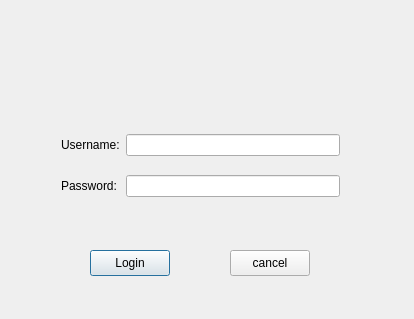
<?xml version="1.0" encoding="UTF-8"?>
<ui version="4.0">
 <class>StockDialog</class>
 <widget class="QDialog" name="StockDialog">
  <property name="geometry">
   <rect>
    <x>0</x>
    <y>0</y>
    <width>414</width>
    <height>319</height>
   </rect>
  </property>
  <property name="windowTitle">
   <string>StockDialog</string>
  </property>
  <widget class="QPushButton" name="Login_btn">
   <property name="geometry">
    <rect>
     <x>90</x>
     <y>250</y>
     <width>80</width>
     <height>26</height>
    </rect>
   </property>
   <property name="text">
    <string>Login</string>
   </property>
  </widget>
  <widget class="QPushButton" name="Cancel_btn">
   <property name="geometry">
    <rect>
     <x>230</x>
     <y>250</y>
     <width>80</width>
     <height>26</height>
    </rect>
   </property>
   <property name="text">
    <string>cancel</string>
   </property>
  </widget>
  <widget class="QWidget" name="">
   <property name="geometry">
    <rect>
     <x>50</x>
     <y>110</y>
     <width>301</width>
     <height>111</height>
    </rect>
   </property>
   <layout class="QGridLayout" name="gridLayout">
    <item row="0" column="0">
     <widget class="QLabel" name="user_label">
      <property name="text">
       <string>Username:</string>
      </property>
     </widget>
    </item>
    <item row="0" column="1">
     <widget class="QLineEdit" name="user_Edit"/>
    </item>
    <item row="1" column="0">
     <widget class="QLabel" name="pwd_label">
      <property name="text">
       <string>Password:</string>
      </property>
     </widget>
    </item>
    <item row="1" column="1">
     <widget class="QLineEdit" name="pwd_Edit">
      <property name="echoMode">
       <enum>QLineEdit::Password</enum>
      </property>
      <property name="dragEnabled">
       <bool>false</bool>
      </property>
     </widget>
    </item>
   </layout>
  </widget>
 </widget>
 <layoutdefault spacing="6" margin="11"/>
 <resources/>
 <connections/>
</ui>
